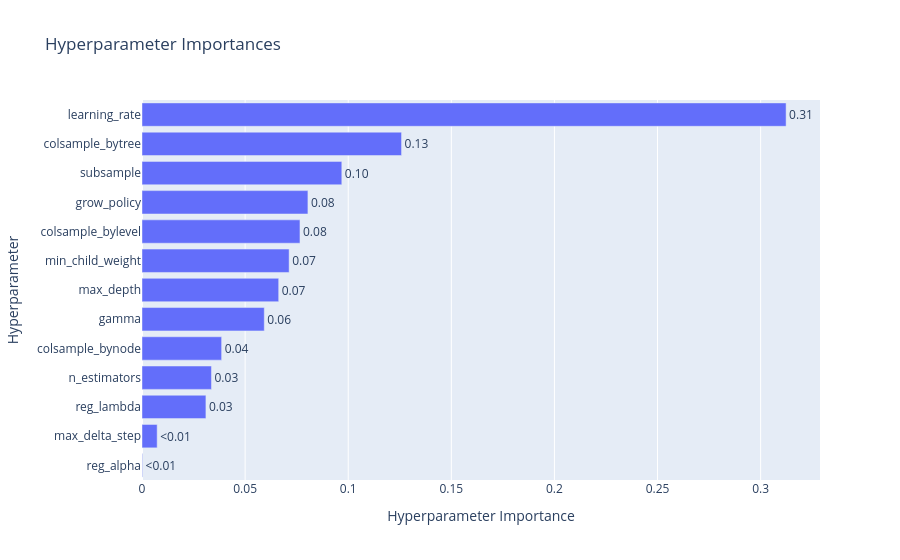

Here is the notebook cell this chart was saved with:
### Code cell
optuna.visualization.plot_param_importances(study)

### Figure 1 — Plotly figure (JSON) as saved in the notebook; plotly's stock layout.template omitted (floating-point values rounded to 4 significant figures)
{"data": [{"cliponaxis": false, "hovertemplate": ["reg_alpha (FloatDistribution): 0.00025896591430183547<extra></extra>", "max_delta_step (IntDistribution): 0.0073542997728212175<extra></extra>", "reg_lambda (FloatDistribution): 0.03099810713986516<extra></extra>", "n_estimators (IntDistribution): 0.03368133345496492<extra></extra>", "colsample_bynode (FloatDistribution): 0.03861844238158521<extra></extra>", "gamma (FloatDistribution): 0.05929858837954671<extra></extra>", "max_depth (IntDistribution): 0.06628648605306142<extra></extra>", "min_child_weight (IntDistribution): 0.07134536697165215<extra></extra>", "colsample_bylevel (FloatDistribution): 0.07660505974797663<extra></extra>", "grow_policy (CategoricalDistribution): 0.08045691856750188<extra></extra>", "subsample (FloatDistribution): 0.09689205727850377<extra></extra>", "colsample_bytree (FloatDistribution): 0.12586393306308913<extra></extra>", "learning_rate (FloatDistribution): 0.31234044127513005<extra></extra>"], "name": "Objective Value", "orientation": "h", "text": ["<0.01", "<0.01", "0.03", "0.03", "0.04", "0.06", "0.07", "0.07", "0.08", "0.08", "0.10", "0.13", "0.31"], "textposition": "outside", "type": "bar", "x": [0.000259, 0.007354, 0.031, 0.03368, 0.03862, 0.0593, 0.06629, 0.07135, 0.07661, 0.08046, 0.09689, 0.1259, 0.3123], "y": ["reg_alpha", "max_delta_step", "reg_lambda", "n_estimators", "colsample_bynode", "gamma", "max_depth", "min_child_weight", "colsample_bylevel", "grow_policy", "subsample", "colsample_bytree", "learning_rate"]}], "layout": {"title": {"text": "Hyperparameter Importances"}, "xaxis": {"title": {"text": "Hyperparameter Importance"}}, "yaxis": {"title": {"text": "Hyperparameter"}}}}
